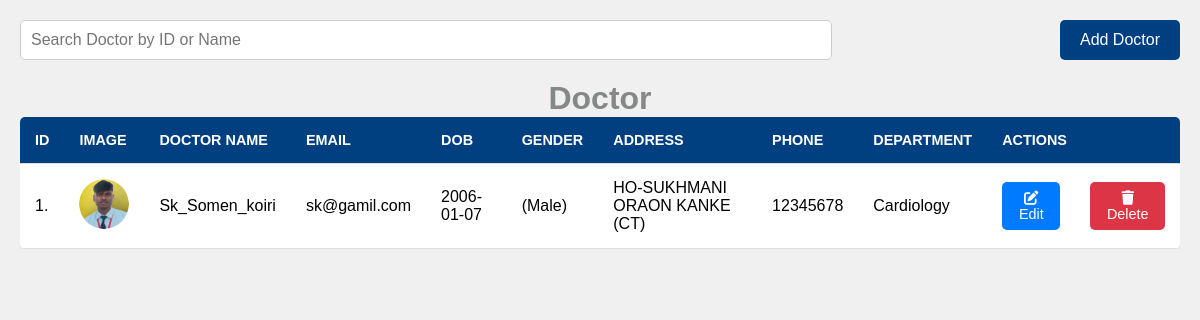
Screenshot of /media_files/Doctor_list.php (signed in) with the database file from the repository.
### tables this page shows
CREATE TABLE `doctor_db` (
  `id` int(3) NOT NULL,
  `pic_user` varchar(800) NOT NULL,
  `doc_name` varchar(240) NOT NULL,
  `doc_email` varchar(270) NOT NULL,
  `doc_dob` varchar(40) NOT NULL,
  `doc_gender` varchar(60) NOT NULL,
  `doc_address` text NOT NULL,
  `doc_phone` int(20) NOT NULL,
  `department` varchar(400) NOT NULL,
  `D_room` varchar(400) NOT NULL,
  `Date` datetime NOT NULL DEFAULT current_timestamp()
);

### media_files/Doctor_list.php (the view, shortened to what this page needs)
<!DOCTYPE html>
<html lang="en">
<head>
    <link rel="stylesheet" href="https://cdnjs.cloudflare.com/ajax/libs/font-awesome/6.6.0/css/all.min.css" />
</head>
<body>
    <div class="search-add">
        <input type="text" id="searchInput" placeholder="Search Doctor by ID or Name">
        <button class="add-doctor-btn"><a href="Doctor_list_add.php" target="right" style="text-decoration: none; color:white;">Add Doctor </a></button>
    </div>
<h1 style="text-align: center; color:#848887;">Doctor</h1>
    <div class="table-container">
        <table>
            <thead>
                <tr>
                    <th>ID</th>
                    <th>Image</th>
                    <th>Doctor Name</th>
                    <th>Email</th>
                    <th>DOB</th>
                    <th>Gender</th>
                    <th>Address</th>
                    <th>Phone</th>
                    <th>Department</th>
                    <th colspan="2" align="center">Actions</th>
                </tr>
            </thead>
            <tbody id="doctorTable">
                <?php
                  include("conn.php");
                  $sqli = "SELECT * FROM doctor_db";
                  $data = mysqli_query($conn,$sqli);
                  $total = mysqli_num_rows($data);
         if($total !==0 )
         {
            $serialNo = 1;
           while ($result = mysqli_fetch_assoc($data)) {
            echo "<tr>
               <td>".$serialNo.".</td>
               <td><img src='".$result['pic_user']. "' alt='Doctor Image'></td>
               <td >".$result['doc_name']."</td>
               <td>".$result['doc_email']."</td>
               <td>".$result['doc_dob']."</td>
               <td>(".$result['doc_gender'].")</td>
               <td>".$result['doc_address']."</td>
               <td>".$result['doc_phone']."</td>
               <td>".$result['department']."</td>
               <td>
                   <a href='Doctor_list_update.php?im=$result[pic_user] && dn=$result[doc_name] && de=$result[doc_email] && dd=$result[doc_dob] && da=$result[doc_address] && dp=$result[doc_phone]'>
                         <button class='edit-btn'><i class='fa-solid fa-pen-to-square'></i>Edit</button></a>
               </td>
               <td> <a href='Doctor_list_delete.php?sn=$result[doc_dob] '><button class='delete-btn'><i class='fa-solid fa-trash'></i>Delete</button></td></a>
            </tr>";
            $serialNo++;
           }
       }
?>
            </tbody>
        </table>
    </div>
</body>
</html>

### media_files/Doctor_list.php (style rules this page uses)
* { margin: 0; padding: 0; box-sizing: border-box; font-family: Arial, sans-serif; }
body { background-color: #f0f0f0; padding: 20px; }
.search-add { display: flex; justify-content: space-between; margin-bottom: 20px; }
#searchInput { width: 70%; padding: 10px; border: 1px solid #ccc; border-radius: 5px; font-size: 1rem; }
.add-doctor-btn { background-color: #004080; color: white; padding: 10px 20px; border: none; border-radius: 5px; font-size: 1rem; cursor: pointer; transition: background-color 0.3s ease; }
.table-container { overflow-x: auto; }
table { width: 100%; border-collapse: collapse; background-color: white; border-radius: 5px; overflow: hidden; box-shadow: 0 5px 10px rgba(0, 0, 0, 0.1); }
table th, table td { padding: 15px; text-align: left; border-bottom: 1px solid #ddd; }
table th { background-color: #004080; color: white; text-transform: uppercase; font-size: 0.9rem; }
table td img { width: 50px; height: 50px; border-radius: 50%; object-fit: cover; }
.edit-btn, .delete-btn { padding: 8px 15px; border: none; border-radius: 5px; cursor: pointer; font-size: 0.9rem; transition: background-color 0.3s ease; }
.edit-btn { background-color: #007bff; color: white; }
.delete-btn { background-color: #dc3545; color: white; }
table tbody tr { animation: rowAppear 0.5s ease; }

### rows the page displays
doctor_db: pic_user (picture), doc_name "Sk_Somen_koiri", doc_email "sk@gamil.com", doc_dob "2006-01-07", doc_gender "Male", doc_address "HO-SUKHMANI ORAON KANKE (CT)", doc_phone "12345678", department "Cardiology"
